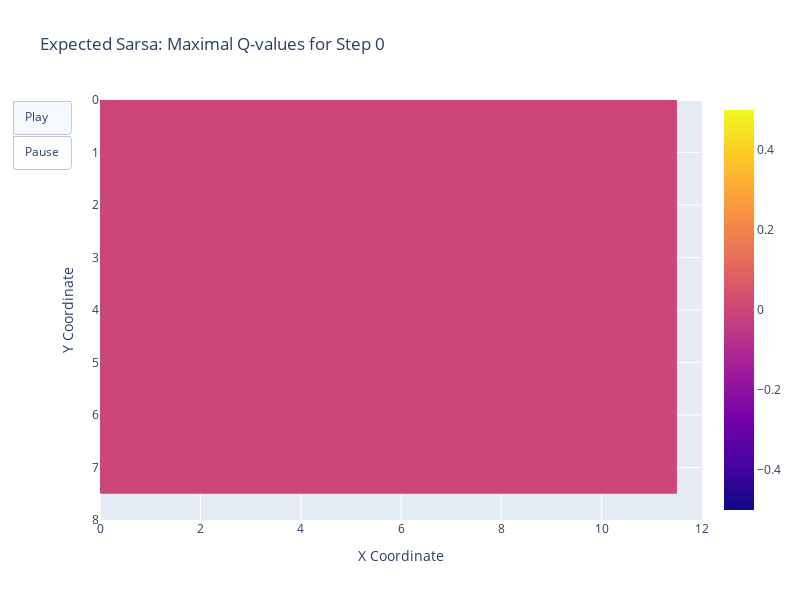

The code cell stored with this chart in its notebook:
### Code cell
env_states, action_keys, obs, rewards, done, q_values = rollout(key, TIME_STEPS, N_ACTIONS, GRID_SIZE, env, agent, policy)
animated_heatmap(q_values, dims=jnp.asarray(GRID_SIZE), agent_name="Expected Sarsa", sample_freq=1_000, log_scale=False)

### Figure 1 — Plotly figure (JSON) as saved in the notebook; plotly's stock layout.template omitted (floating-point values rounded to 4 significant figures)
{"data": [{"type": "heatmap", "z": [[0, 0, 0, 0, 0, 0, 0, 0, 0, 0, 0, 0], [0, 0, 0, 0, 0, 0, 0, 0, 0, 0, 0, 0], [0, 0, 0, 0, 0, 0, 0, 0, 0, 0, 0, 0], [0, 0, 0, 0, 0, 0, 0, 0, 0, 0, 0, 0], [0, 0, 0, 0, 0, 0, 0, 0, 0, 0, 0, 0], [0, 0, 0, 0, 0, 0, 0, 0, 0, 0, 0, 0], [0, 0, 0, 0, 0, 0, 0, 0, 0, 0, 0, 0], [0, 0, 0, 0, 0, 0, 0, 0, 0, 0, 0, 0]]}], "layout": {"height": 600, "title": {"text": "Expected Sarsa: Maximal Q-values for Step 0"}, "updatemenus": [{"buttons": [{"args": [null, {"frame": {"duration": 50, "redraw": true}, "fromcurrent": true}], "label": "Play", "method": "animate"}, {"args": [[null], {"frame": {"duration": 0, "redraw": false}}], "label": "Pause", "method": "relayout"}], "type": "buttons"}], "width": 800, "xaxis": {"range": [0, 12], "title": {"text": "X Coordinate"}}, "yaxis": {"autorange": false, "range": [8, 0], "title": {"text": "Y Coordinate"}}}}
